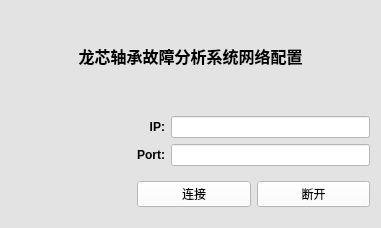
<?xml version="1.0" encoding="UTF-8"?>
<ui version="4.0">
 <class>Widget</class>
 <widget class="QWidget" name="Widget">
  <property name="geometry">
   <rect>
    <x>0</x>
    <y>0</y>
    <width>381</width>
    <height>228</height>
   </rect>
  </property>
  <property name="windowTitle">
   <string>Widget</string>
  </property>
  <property name="styleSheet">
   <string notr="true">background-color: rgb(227, 227, 227);</string>
  </property>
  <layout class="QGridLayout" name="gridLayout_6">
   <item row="0" column="0">
    <layout class="QGridLayout" name="gridLayout_5">
     <item row="0" column="0">
      <widget class="QLabel" name="Titlelabel">
       <property name="font">
        <font>
         <family>Microsoft YaHei UI</family>
         <pointsize>12</pointsize>
         <bold>true</bold>
        </font>
       </property>
       <property name="text">
        <string>龙芯轴承故障分析系统网络配置</string>
       </property>
       <property name="alignment">
        <set>Qt::AlignCenter</set>
       </property>
      </widget>
     </item>
     <item row="1" column="0">
      <layout class="QGridLayout" name="gridLayout_4">
       <item row="0" column="0">
        <widget class="QLabel" name="Logolabel">
         <property name="sizePolicy">
          <sizepolicy hsizetype="Fixed" vsizetype="Fixed">
           <horstretch>0</horstretch>
           <verstretch>0</verstretch>
          </sizepolicy>
         </property>
         <property name="minimumSize">
          <size>
           <width>120</width>
           <height>110</height>
          </size>
         </property>
         <property name="styleSheet">
          <string notr="true">border-image: url(:/网络.png);
border-image: url(:/wifi.png);</string>
         </property>
         <property name="text">
          <string/>
         </property>
        </widget>
       </item>
       <item row="0" column="1">
        <layout class="QGridLayout" name="gridLayout_3">
         <item row="0" column="0">
          <layout class="QGridLayout" name="gridLayout">
           <item row="0" column="0">
            <widget class="QLabel" name="IPLabel">
             <property name="font">
              <font>
               <bold>true</bold>
              </font>
             </property>
             <property name="text">
              <string>IP:</string>
             </property>
             <property name="alignment">
              <set>Qt::AlignRight|Qt::AlignTrailing|Qt::AlignVCenter</set>
             </property>
            </widget>
           </item>
           <item row="0" column="1">
            <widget class="QLineEdit" name="IPEdit">
             <property name="styleSheet">
              <string notr="true">background-color: rgb(255, 255, 255);</string>
             </property>
            </widget>
           </item>
           <item row="1" column="0">
            <widget class="QLabel" name="PortLabel">
             <property name="font">
              <font>
               <bold>true</bold>
              </font>
             </property>
             <property name="text">
              <string>Port:</string>
             </property>
             <property name="alignment">
              <set>Qt::AlignRight|Qt::AlignTrailing|Qt::AlignVCenter</set>
             </property>
            </widget>
           </item>
           <item row="1" column="1">
            <widget class="QLineEdit" name="PortEdit">
             <property name="styleSheet">
              <string notr="true">background-color: rgb(255, 255, 255);</string>
             </property>
            </widget>
           </item>
          </layout>
         </item>
         <item row="1" column="0">
          <layout class="QGridLayout" name="gridLayout_2">
           <item row="0" column="0">
            <widget class="QPushButton" name="ConnectButton">
             <property name="cursor">
              <cursorShape>PointingHandCursor</cursorShape>
             </property>
             <property name="styleSheet">
              <string notr="true">background-color: rgb(255, 255, 255);</string>
             </property>
             <property name="text">
              <string>连接</string>
             </property>
            </widget>
           </item>
           <item row="0" column="1">
            <widget class="QPushButton" name="CloseButton">
             <property name="cursor">
              <cursorShape>PointingHandCursor</cursorShape>
             </property>
             <property name="styleSheet">
              <string notr="true">background-color: rgb(255, 255, 255);</string>
             </property>
             <property name="text">
              <string>断开</string>
             </property>
            </widget>
           </item>
          </layout>
         </item>
        </layout>
       </item>
      </layout>
     </item>
    </layout>
   </item>
  </layout>
 </widget>
 <resources/>
 <connections/>
</ui>
